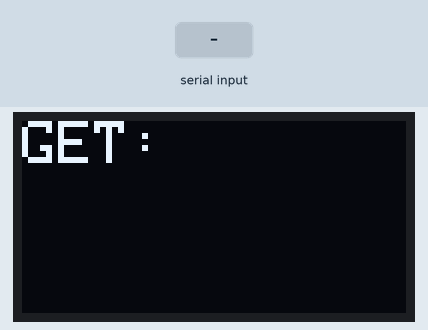
Simulated run of this sketch. Board: ESP32. On the bench: 128×64 one-colour display. The test bench sets the inputs (shaded band). What the sketch prints to the serial monitor is not drawn.

Above: at 1.2 s.
1.3 s: "1" received over the second serial link
At 2.1 s:
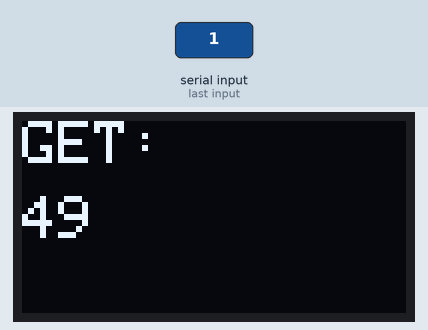
2.8 s: "0" received over the second serial link
At 3.3 s:
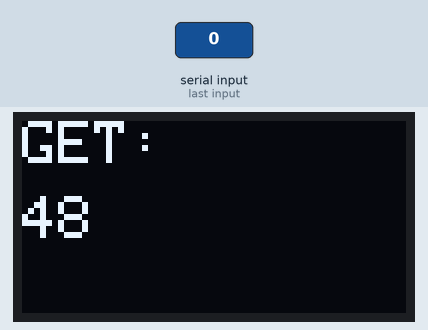
4.3 s: "2" received over the second serial link
At 5.7 s:
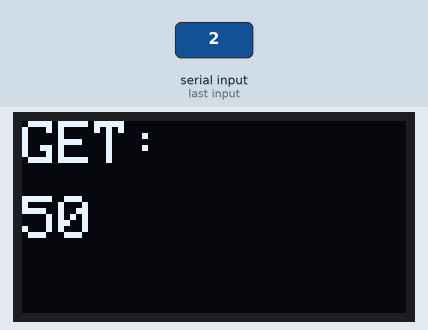
Timing chart, 0 to 7.3 s (numbered marks = the images above; inputs shaded):
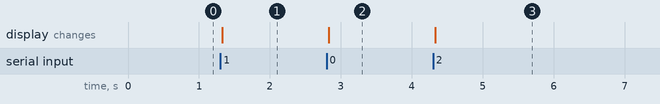

Measured:
- after the input at 1.3 s, the display: changes at once (image 1)
- after the input at 2.8 s, the display: changes at once (image 2)
- after the input at 4.3 s, the display: changes at once (image 3)

The sketch:

OLED-Serial.ino
```cpp
#include <Adafruit_SSD1306.h>
#include <splash.h>
#include <SPI.h>
#include <Wire.h>
#include <Adafruit_GFX.h>

#define OLED_RESET     0
Adafruit_SSD1306 display( 128, 64, &Wire, OLED_RESET);

void setup() {
  Serial.begin(115200);
  Serial2.begin(115200, SERIAL_8N1, 16, 17);

  Wire.begin(/*SDA*/13,/*SCL*/14);
  display.begin(SSD1306_SWITCHCAPVCC, 0x3C);

  display.clearDisplay();
  display.setTextColor(WHITE);
  display.setTextSize(2);
  display.setCursor(0, 0);
  display.print("GET:");
  display.display();
}

int n = 0;
String str = "";

void loop() {
  str = "";

  n = Serial2.available();
  if (n > 0) {
     while (Serial2.available() > 0)
    {
        str += uint8_t(Serial2.read());
        delay(2);
    }
    //Serial.print("GET:");
    Serial.println(str);
    display.clearDisplay();
    display.setTextColor(WHITE);
    display.setTextSize(2);
    display.setCursor(0, 0);
    display.print("GET:");
    display.setCursor(0, 25);
    display.print(str);
    display.display();
  }
}
```
